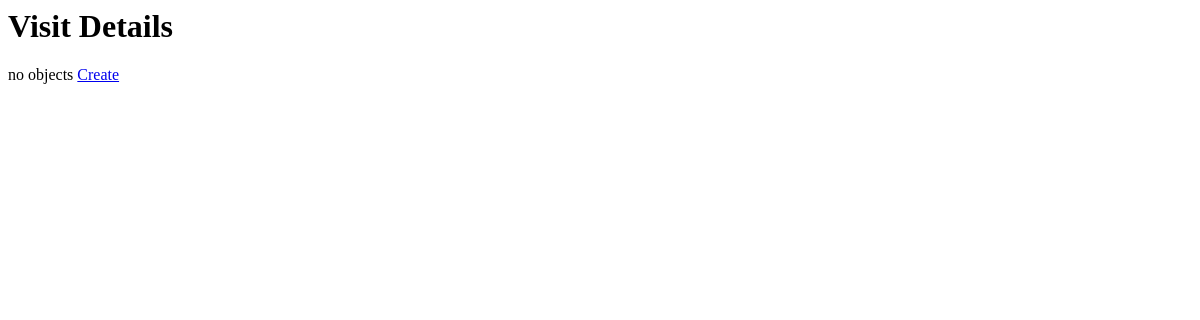
/visitdetails/, run on an earlier commit of the app's database.
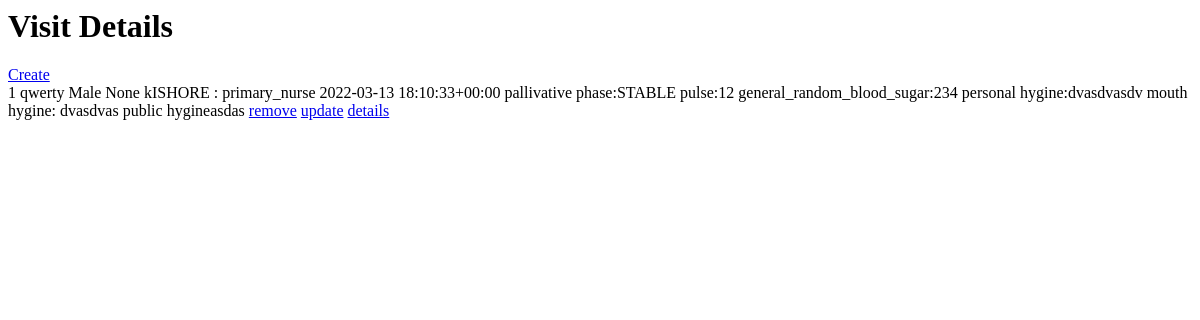
And on a later commit of the database.
### user/models.py (models this page shows)
class VisitDetails(models.Model):
    pallivative_phase = models.CharField(
        max_length=100,
        choices=PALLIVATIVE_PHASE_CHOICES,
        default=PALLIVATIVE_PHASE_CHOICES[0][0],
    )
    blood_pressure = models.IntegerField()
    pulse = models.IntegerField()
    general_random_blood_sugar = models.IntegerField()
    personal_hygine = models.CharField(max_length=10)
    mouth_hygine = models.CharField(max_length=100)
    public_hygine = models.CharField(max_length=100)
    systemic_examination = models.CharField(max_length=100)
    patient_at_peace = models.BooleanField(default=True)
    pain = models.BooleanField(default=True)
    symptoms = models.CharField(
        max_length=100, choices=SYMPTOMS_CHOICES, default=SYMPTOMS_CHOICES[0][0]
    )
    note = note = models.CharField(max_length=255)
    visit_schedule = models.ForeignKey("VisitSchedule", on_delete=models.PROTECT)
    created_date = models.DateTimeField(auto_now=True)
    def __str__(self):
        return f"{self.visit_schedule}\npallivative phase:{self.pallivative_phase}\npulse:{self.pulse}\ngeneral_random_blood_sugar:{self.general_random_blood_sugar}\npersonal hygine:{self.personal_hygine}\nmouth hygine: {self.mouth_hygine}\npublic hygine{self.public_hygine}"

class VisitSchedule(models.Model):
    date = models.DateTimeField(default=timezone.now())
    duration = models.IntegerField()
    patient = models.ForeignKey(Patient, on_delete=models.PROTECT)
    nurse = models.ForeignKey(User, on_delete=models.PROTECT)
    email_sent = models.BooleanField(default=False)
    def __str__(self):
        return f"{self.patient} {self.nurse} {self.date}"

class Patient(models.Model):
    full_name = models.CharField(max_length=100)
    date_of_birth = models.DateField(default=datetime.date.today())
    address = models.CharField(max_length=255)
    landmark = models.CharField(max_length=255)
    phone = models.IntegerField()
    gender = models.CharField(
        max_length=100,
        choices=GENDER_CHOICES,
        default=GENDER_CHOICES[0][0],
    )
    emergency_phone_number = models.IntegerField()
    expired_time = models.DateTimeField(null=True, default=timezone.now())
    ward = models.ForeignKey("Ward", on_delete=models.PROTECT, null=True, blank=True)
    def __str__(self):
        return f"{self.full_name} {self.gender} {self.ward}"

class User(AbstractUser):
    username = None
    full_name = models.CharField(max_length=100)
    role = models.CharField(
        max_length=100, choices=USERS_ROLE_CHOICES, default=USERS_ROLE_CHOICES[0][0]
    )
    email = models.EmailField(_("email address"), unique=True)
    phone = models.BigIntegerField(null=True, blank=True)
    is_verified = models.BooleanField(default=False)
    password = models.CharField(max_length=100, default="primarynurse")
    district = models.ForeignKey(
        District, on_delete=models.PROTECT, null=True, blank=True
    )
    facility = models.ForeignKey(Facility, on_delete=models.PROTECT, null=True)
    created_at = models.DateTimeField(auto_now=True)
    updated_at = models.DateTimeField(blank=True, null=True)
    isFirst = models.BooleanField(default=True)
    last_email_sent_date = models.DateField(default=datetime.date.today, null=True)
    deleted = models.BooleanField(default=False)
    USERNAME_FIELD = "email"
    REQUIRED_FIELDS = []
    objects = UserManager()
    def __str__(self):
        return f"{self.full_name} : {self.role}"

### user/views.py (the view)
# urls.py: path("visitdetails/", VisitDetailsView.as_view()),
class VisitDetailsView(ListView):
    queryset = VisitDetails.objects.all()
    template_name = "visitdetails.html"
    context_object_name = "visitdetails"

### templates/visitdetails.html
<h1>Visit Details</h1>
{%if not visitdetails%} no objects {%endif%}
<a href="/visitdetails-create/">Create</a><br />
{% for visitdetails in visitdetails%} {{forloop.counter}} {{visitdetails}}
<a href="/visitdetails-delete/{{visitdetails.id}}">remove</a>
<a href="/visitdetails-update/{{visitdetails.id}}">update</a>
<a href="/visitdetails-detail/{{visitdetails.id}}">details</a><br />
{% endfor %}

What changed in the data, as far as the page shows it:
added VisitDetails: visit_schedule+pallivative_phase+pulse "qwerty Male None kISHORE : primary_nurse 2022-03-13 18:10:33+00:00 pallivative phase:STABLE pulse:12 general_random_blood_sugar:234 personal hygine:dvasdvasdv mouth hygine: dvasdvas public hygineasdas"
Also different on the page:
text no longer shown: "no objects"
